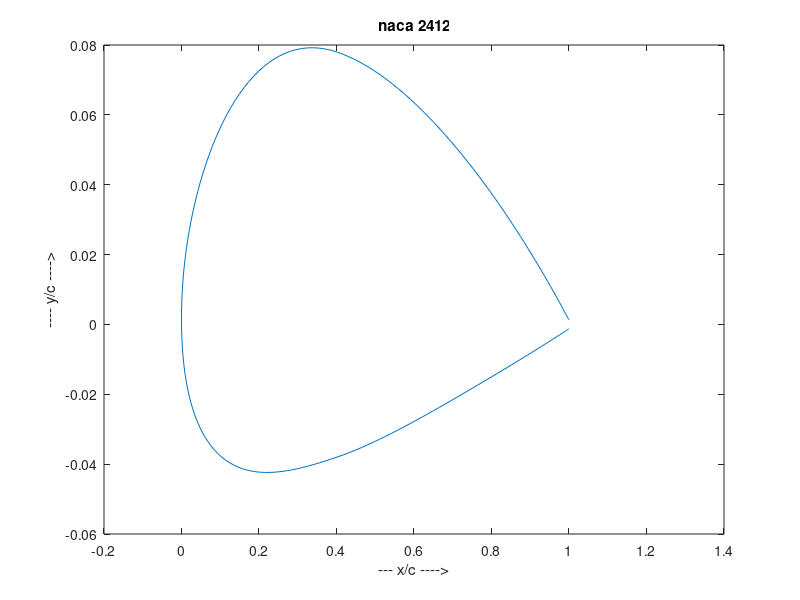

Write the MATLAB code that produced this figure.
clear all;
close all;
clc;

%%
%naca 2412 nomenclature
ymc_c=0.02;
xmc_c=0.4;
tm=0.12;

%%
%cosine clustring
%choose even number of points on circle 
n=200;
theta=2*pi/(n-1);
i=1:n/2;
x_c=0.5*(1-cos((i-0.5)*theta));

%%
%camber line formation
for j=1:length(x_c)
    if(x_c(j)>=0) && (x_c(j)<=xmc_c)
        ycx_c(j)=ymc_c*(2*(x_c(j)/xmc_c)-(x_c(j)/xmc_c)^2);
        dyc_dx(j)=ymc_c*(2*(1/xmc_c)-(2*(x_c(j))/(xmc_c)^2));
    else
        ycx_c(j)=ymc_c*(2*((1-x_c(j))/(1-xmc_c))-((1-x_c(j))/(1-xmc_c))^2);
        dyc_dx(j)=ymc_c*(2*(-1/(1-xmc_c))+(2*(1-x_c(j))/(1-xmc_c)^2));
    end
end

%%
%thickness
for j=1:length(x_c)
    tx(j)=tm*(2.969*sqrt(x_c(j))-1.260*x_c(j)-3.516*x_c(j)*x_c(j)+2.843*x_c(j)*x_c(j)*x_c(j)-1.015*x_c(j)*x_c(j)*x_c(j)*x_c(j));
end

%%
%upper and lower surface
for j=1:length(x_c)
    xu(j)=x_c(j)-0.5*tx(j)*dyc_dx(j)/sqrt(1+dyc_dx(j)*dyc_dx(j));
    yu(j)=ycx_c(j)+0.5*tx(j)/sqrt(1+dyc_dx(j)*dyc_dx(j));
    xl(j)=x_c(j)+0.5*tx(j)*dyc_dx(j)/sqrt(1+dyc_dx(j)*dyc_dx(j));
    yl(j)=ycx_c(j)-0.5*tx(j)/sqrt(1+dyc_dx(j)*dyc_dx(j));
end
x=[fliplr(xl),xu];
y=[fliplr(yl),yu];
plot(x,y);
xlabel('--- x/c ---->');
ylabel('---- y/c ---->');
title('naca 2412');


